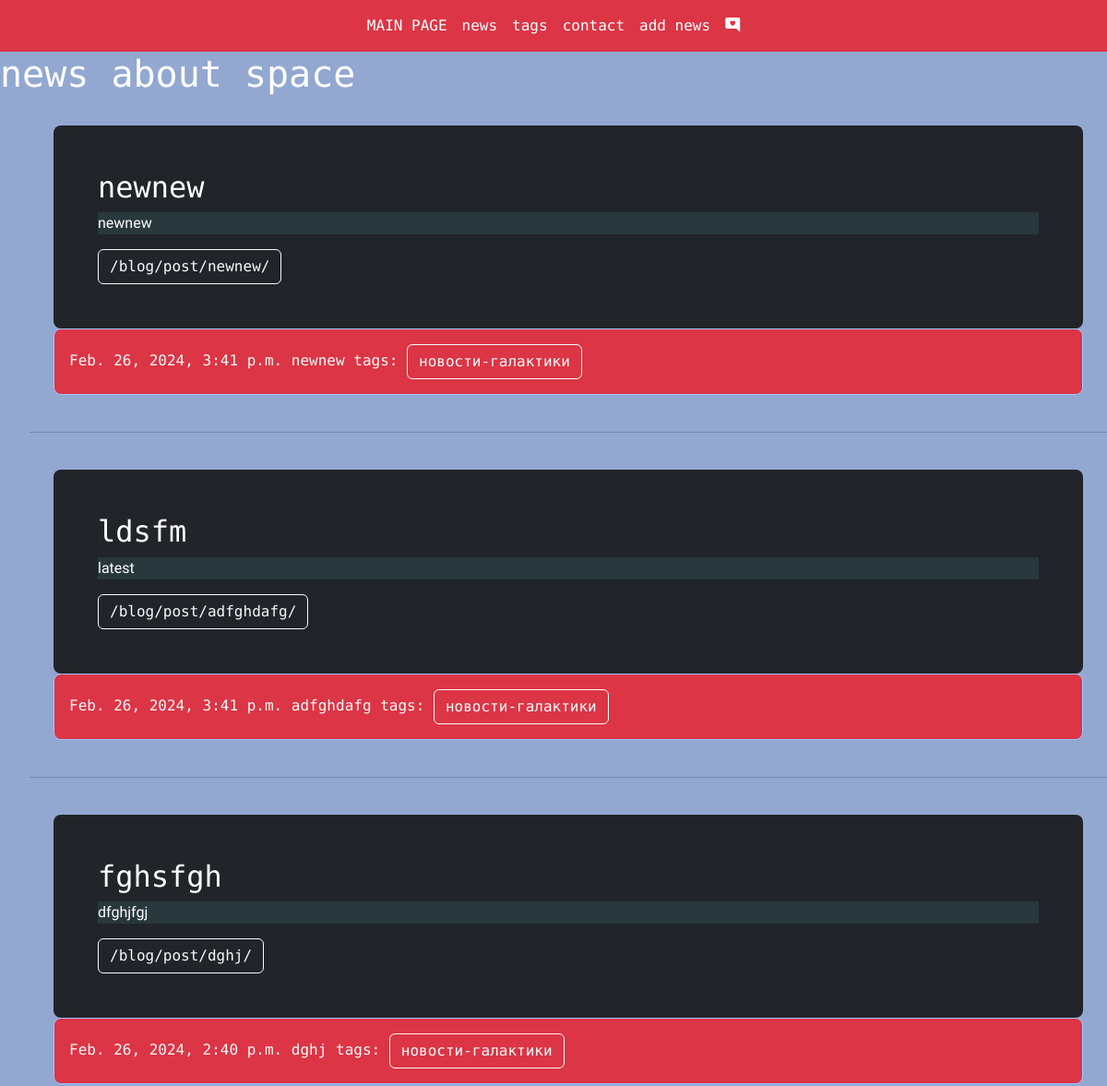
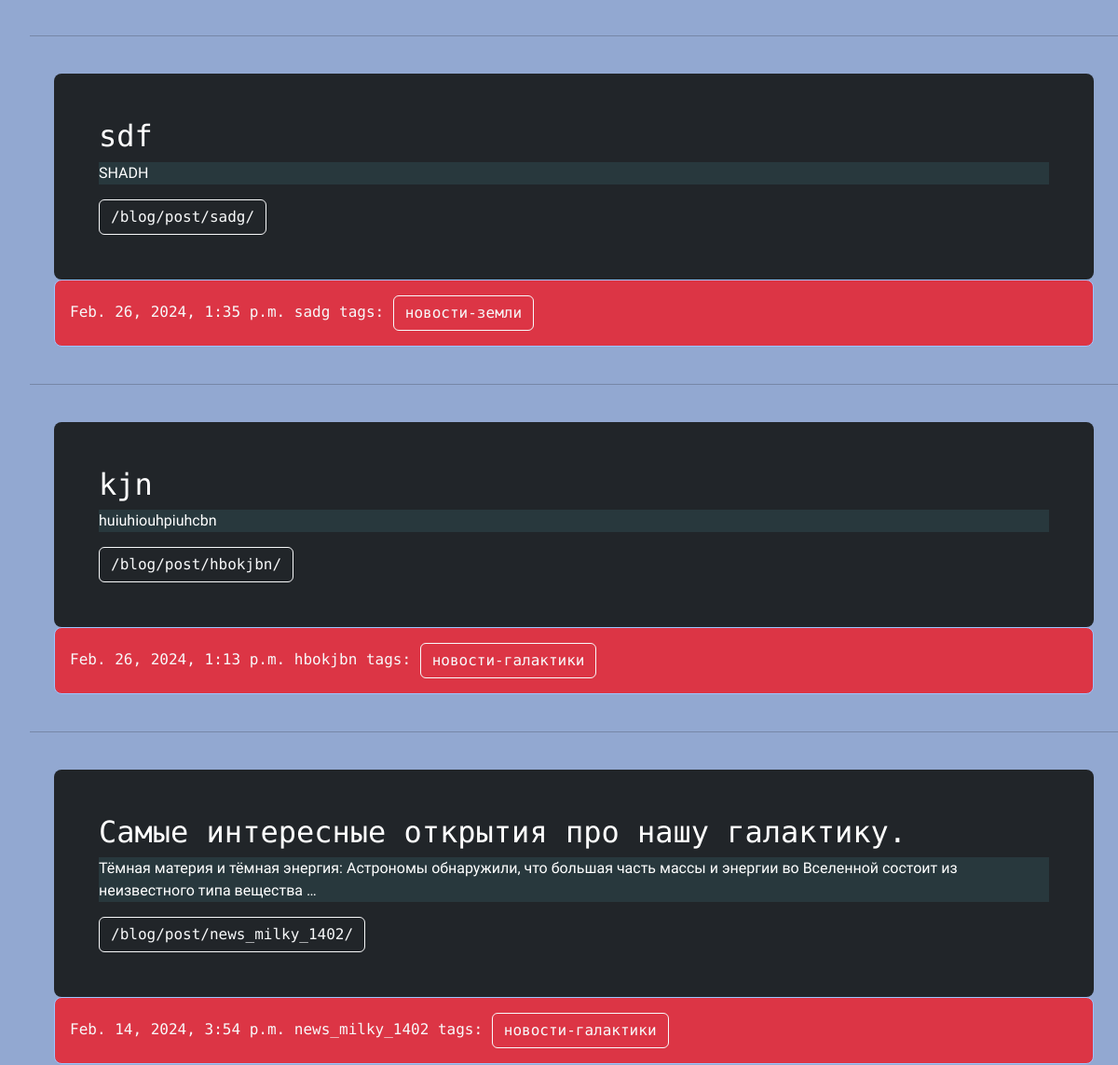
/blog/ (upper part), run on an earlier commit of the app's database (2 pictures, top to bottom).
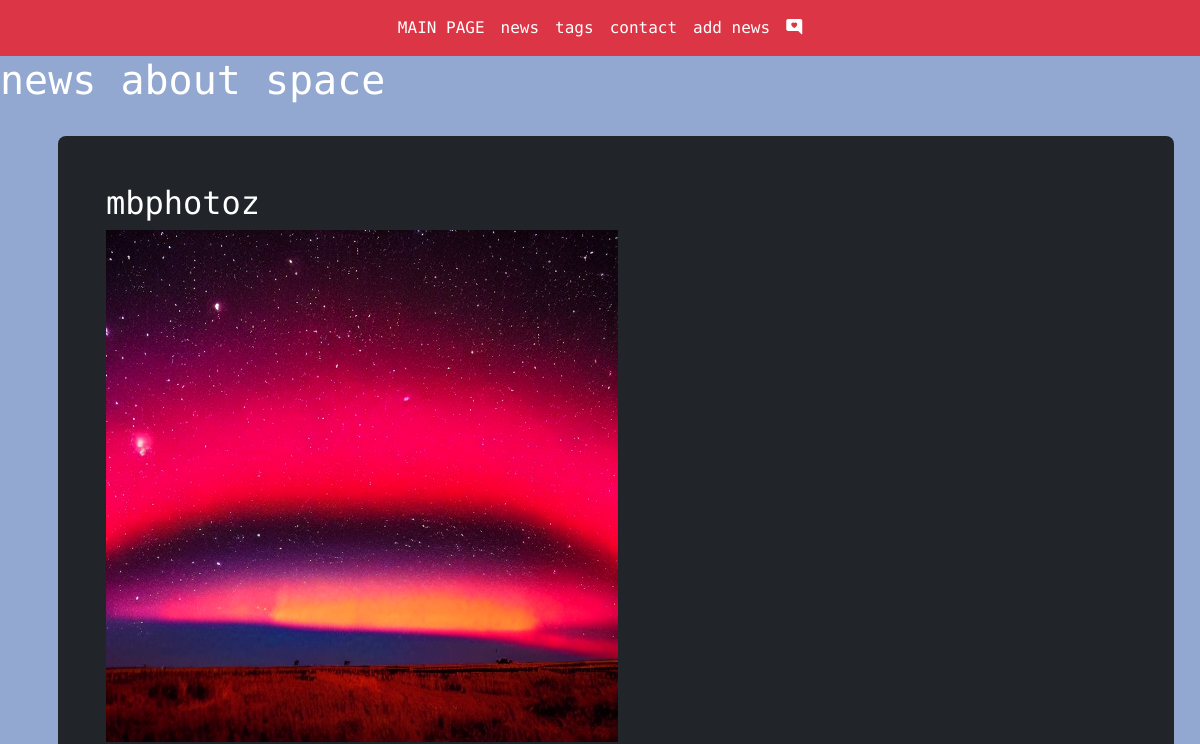
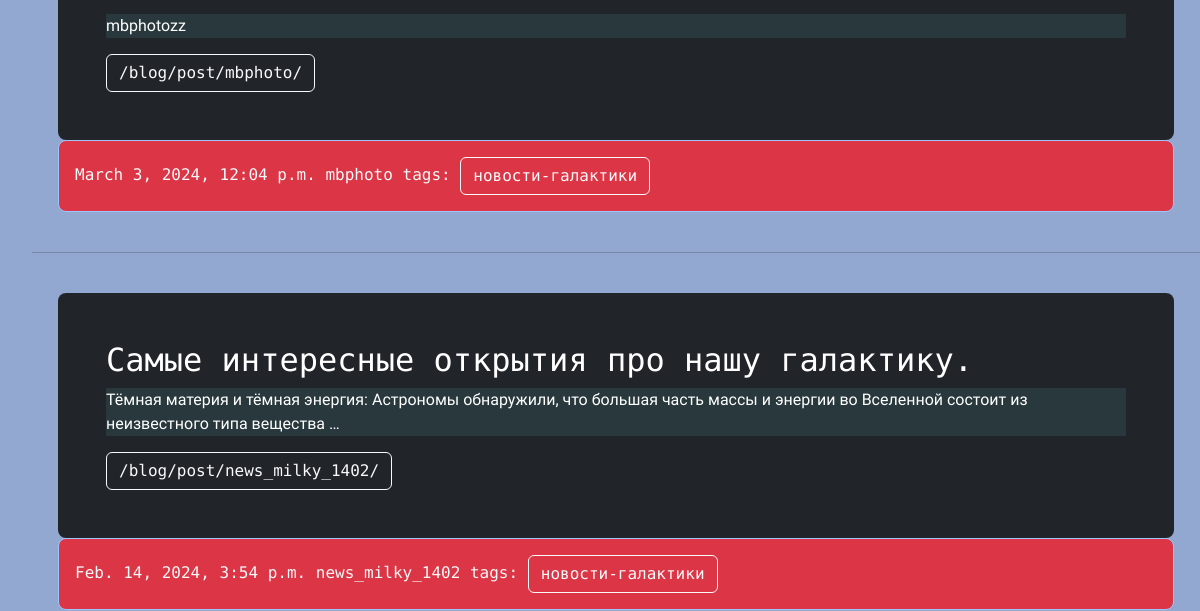
And on a later commit of the database (2 pictures, top to bottom).
### blog/models.py (models this page shows, shortened)
class SkyNews(models.Model):
    title = models.CharField(max_length=255, verbose_name="Заголовок")#строковое поле с ограничением кол-ва ввода
    slug = models.SlugField(max_length=255, db_index=True, unique=True)
    newscontent = models.TextField(blank=True)#бланк тру - можно ниче не передавать
    time_create = models.DateTimeField(auto_now_add=True)
    time_update = models.DateTimeField(auto_now=True)
    is_published = models.BooleanField(default=True)
    tags = models.ManyToManyField('Tag', blank=True, related_name='posts')
    photo = models.ImageField(upload_to='photos/%Y/%m/%d/', default=None,
                              blank=True, null=True, verbose_name='фото')
    ''' This is a Python function that returns the absolute URL for a specific object instance in Django
   web framework. It uses the reverse function from django.urls module to generate the URL by
   reversing the URL configuration. In this case, it reverses the 'posts_detail' view name and
    passes the keyword argument 'slug' with the value of the current object's slug attribute (self.slug).
     This method is commonly used in class-based
   views (CBV) when you need to create links to detail pages for individual objects.'''
    def get_absolute_url(self):
        return reverse('posts_detail', kwargs={'slug': self.slug})
    class Meta:
        ordering = ['-time_create']
        indexes = [
            models.Index(fields=['-time_create'])
        ]

class Tag(models.Model):
    title = models.CharField(max_length=50, db_index=True, verbose_name="название тэга")#строковое поле с ограничением кол-ва ввода
    slug = models.SlugField(max_length=50, unique=True)
    def get_absolute_url(self):
        return reverse('tag_detail_url', kwargs={'slug': self.slug})

### blog/views.py (the view)
# urls.py: path('', posts_list),
def posts_list(request):
    posts = SkyNews.objects.all()
    return render(request, 'blog/list_of_news.html', context={'posts':posts})

### blog/templates/blog/list_of_news.html
{% extends 'base.html' %}
{% block content %}
<h1 style="color: #fff;">news about space</h1>
<ul>
    {% for p in posts %}
    {% if p.is_published %}
        <div class="container py-4">
    <div class="row align-items-md-stretch">
      <div class="col-md-16">
        <div class="h-100 p-5 text-bg-dark rounded-3">
          <h2>{{ p.title }}</h2>
            {% if p.photo %}
            <p><img src="{{ p.photo.url }}"></p>
            {% endif %}
          <p style="background-color: #28383d; font-family: Lobster;"> {{ p.newscontent|truncatewords:20 }}</p>
            <a class="btn btn-outline-light" href="{{ p.get_absolute_url }}" role="button">{{ p.get_absolute_url }}</a>
        </div>
      </div>
   </div>
            <div class="p-3 text-light bg-danger border border-primary-subtle rounded-3">
        {{ p.time_create  }} {{ p.slug }}
                tags:
        {% for tag in p.tags.all %}
            <a class="btn btn-outline-light" href="{{ tag.get_absolute_url }}" role="button">{{ tag.title }}</a>
        {% endfor %}
            </div>
        </div>
    <hr>
    {% endif %}
    {% endfor %}
</ul>
{% endblock %}

What changed in the data, as far as the page shows it:
removed SkyNews: title "newnew", newscontent "newnew", get_absolute_url "/blog/post/newnew/", time_create "Feb. 26, 2024, 3:41 p.m.", slug "newnew", Tag (title "новости-галактики")
removed SkyNews: title "ldsfm", newscontent "latest", get_absolute_url "/blog/post/adfghdafg/", time_create "Feb. 26, 2024, 3:41 p.m.", slug "adfghdafg", Tag (title "новости-галактики")
removed SkyNews: title "fghsfgh", newscontent "dfghjfgj", get_absolute_url "/blog/post/dghj/", time_create "Feb. 26, 2024, 2:40 p.m.", slug "dghj", Tag (title "новости-галактики")
removed SkyNews: title "sdf", newscontent "SHADH", get_absolute_url "/blog/post/sadg/", time_create "Feb. 26, 2024, 1:35 p.m.", slug "sadg"
no longer on this page (row unchanged): Tag: title "новости-земли", shown under "sdf"
removed SkyNews: title "kjn", newscontent "huiuhiouhpiuhcbn", get_absolute_url "/blog/post/hbokjbn/", time_create "Feb. 26, 2024, 1:13 p.m.", slug "hbokjbn", Tag (title "новости-галактики")
added SkyNews: title "mbphotoz", photo (picture), newscontent "mbphotozz", get_absolute_url "/blog/post/mbphoto/", time_create "March 3, 2024, 12:04 p.m.", slug "mbphoto", Tag (title "новости-галактики")
